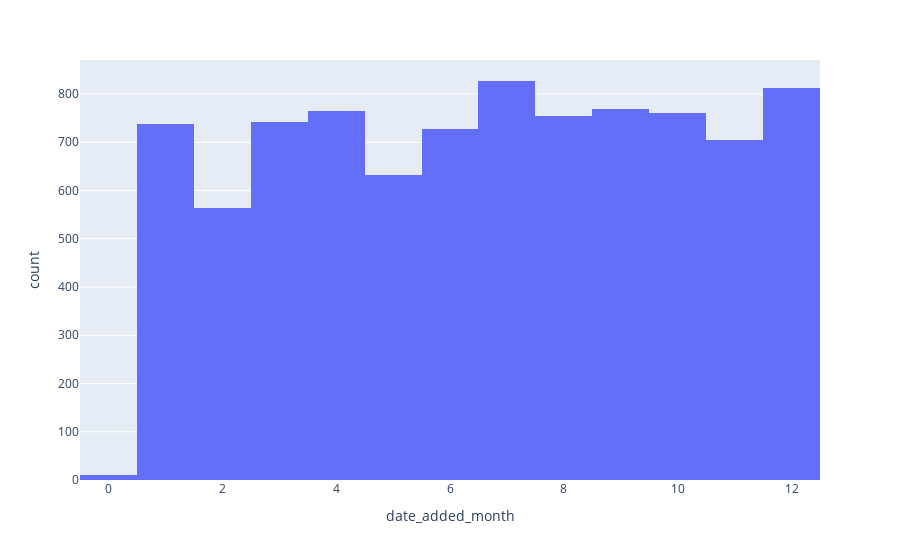

The notebook cell this image was saved under:
### Code cell
px.histogram(data_import,x='date_added_month')

### Figure 1 — Plotly figure (JSON) as saved in the notebook; plotly's stock layout.template omitted (floating-point values rounded to 4 significant figures; data arrays with more than 128 entries replaced by an {"elided": "..."} marker saying what was removed)
{"data": [{"alignmentgroup": "True", "bingroup": "x", "hovertemplate": "date_added_month=%{x}<br>count=%{y}<extra></extra>", "legendgroup": "", "marker": {"color": "#636efa", "pattern": {"shape": ""}}, "name": "", "offsetgroup": "", "orientation": "v", "showlegend": false, "type": "histogram", "x": {"elided": "8807 int values"}, "xaxis": "x", "yaxis": "y"}], "layout": {"barmode": "relative", "legend": {"tracegroupgap": 0}, "margin": {"t": 60}, "xaxis": {"anchor": "y", "domain": [0, 1], "title": {"text": "date_added_month"}}, "yaxis": {"anchor": "x", "domain": [0, 1], "title": {"text": "count"}}}}
